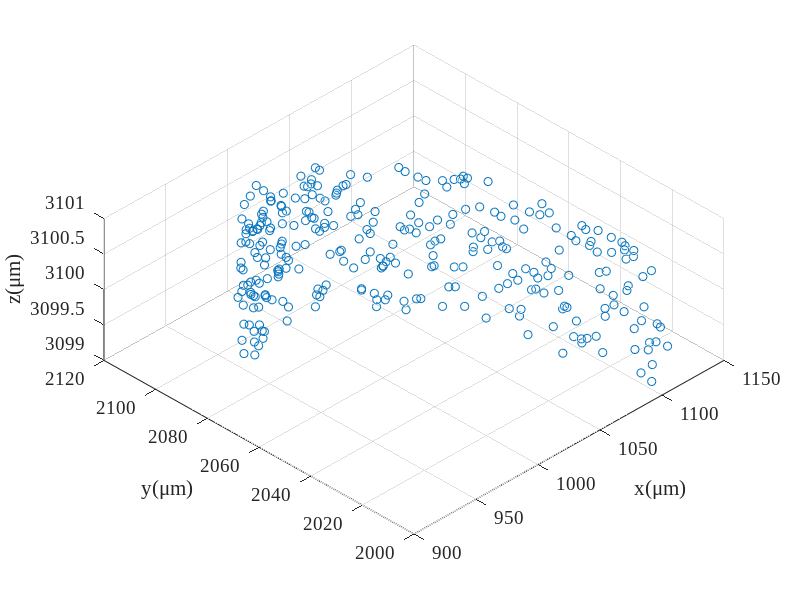

The MATLAB source for this figure: (Note: this script raises an error after producing the figure.)
% 给定刀具波纹度拟合曲线和已加工曲面拟合曲线，给定残高，求各个刀位点的切宽
% 方案：先求切宽和残高的定量关系；然后考虑如何移动各个刀位点，微调来获得所要求的残高
close all;
clear; clc;
addpath(genpath('funcs'));

% global variables
% global textFontSize textFontType unit fitMethod paramMethod;
FitMethod = 'Levenberg-Marquardt';
ParamMethod = 'centripetal';
unit = '\mum';
textFontSize = 14;
textFontType = 'Times New Roman';

%% simulation initialization
debug = 3;
switch debug
    case 2 % 2D tool profile simulation
        cx0 = 0*1000; % unit: mu m
        cy0 = 0*1000; % unit: mu m
        r0 = 0.1*1000; % unit: mu m
        noise = 0.03;
        zNoise = 0.01;
        theta = linspace(0,2*pi/3,200);
        r = r0*(1 - noise + 2*noise*rand(1,length(theta)));
        toolOri(1,:) = r.*cos(theta) + cx0;
        toolOri(2,:) = r.*sin(theta) + cy0;
        toolOri(3,:) = zeros(1,length(theta));
        rmse0 = sqrt(...
                    sum(...
                        ((toolOri(1,:) - cx0).^2 + (toolOri(2,:) - cy0).^2 - r0^2).^2) ...
                /length(theta));
        clear theta r;
    case 3 % 3D tool profile simulation
        cx0 = 1*1000; % unit:mu m
        cy0 = 2*1000; % unit:mu m
        cz0 = 3*1000; % unit:mu m
        r0 = 0.1*1000; % unit:mu m
        noise = 0.05;
        zNoise = 0.01; % unit: mu m
        theta = linspace(0,2*pi/3,300);
        r = r0*(1 - noise + 2*noise*rand(1,length(theta)));
        toolOri(1,:) = cx0 + r.*cos(theta);
        toolOri(2,:) = cy0 + r.*sin(theta);
        toolOri(3,:) = cz0 + r0*(1 - zNoise + 2*zNoise*rand(1,length(theta)));
        rmse0 = sqrt( ...
            sum((toolOri - ndgrid([cx0;cy0;cz0],1:length(theta)).^2),2) ...
            /length(theta));
        clear theta r;
    otherwise
        toolInput = inputdlg({'Tool fitting method','Tool parameterization method', ...
            'Unit','Font type in figure','Font size in figure'}, ...
            'Tool Processing Input', ...
            [1 20; 1 20; 1 20; 1 20; 1 20], ...
            {'Levenberg-Marquardt','centripetal','\mu m','Times New Roman','14'}, ...
            'WindowStyle');
        FitMethod = toolInput{1};
        ParamMethod = toolInput{2};
        unit = toolInput{3};
        textFontType = toolInput{4};
        textFontSize = str2double(toolInput{5});
        % tool measurement file loading
        [fileName,dirName] = uigetfile({ ...
            '*.mat','MAT-files(*.mat)'; ...
            '*.txt','text-files(*.txt)'; ...
            '*.*','all files(*.*)'...
            }, ...
            'Select one tool tip measurement data', ...
            'Tool\', ...
            'MultiSelect','off');
        pathName = fullfile(dirName,fileName);
        dataOri = load(pathName); % load from file, n*2 matrix
        % data pre-processing
        toolOri = dataOri;
end

f1 = figure('Name','original scatters of the tool');
scatter3(toolOri(1,:),toolOri(2,:),toolOri(3,:));
hold on; grid on;
% axis equal;
set(gca,'FontSize',textFontSize,'FontName',textFontType);
xlabel(['x(',unit,')']);
ylabel(['y(',unit,')']);
zlabel(['z(',unit,')']);
view(-45,60);
clear theta theta1 theta2;

%% 由(x,y)图获得刃口圆心半径以及波纹度函数
nCPts = size(toolOri,2);
[~,radius,includedAngle,toolFit,rmseLsc] = toolFit3D(toolOri,FitMethod);
% plot the fitting results
f2 = figure('Name','tool sharpness fitting result');
plot(toolFit(1,:),toolFit(2,:),'Color',[0,0.45,0.74]); % tool edge scatters
hold on;
xLim = 1.1*max(toolFit(1,:));
quiver(-xLim,0,2*xLim,0,'AutoScale','off','Color',[0,0,0],'MaxHeadSize',0.1); % X axis
text(0.9*xLim,-.05*radius,'x');
quiver(0,-0.2*radius,0,1.3*radius,'AutoScale','off','Color',[0,0,0],'MaxHeadSize',0.1); % Y axis
text(0.05*xLim,1.2*radius,'y');
theta = (pi/2 - includedAngle/2):0.01:(pi/2 + includedAngle/2);
xtmp = radius*cos(theta);
ytmp = radius*sin(theta);
plot(xtmp,ytmp,'Color',[0.85,0.33,0.10]); % tool edge circle
scatter(0,0,'MarkerFaceColor',[0.85,0.33,0.10],'MarkerEdgeColor',[0.85,0.33,0.10]); % tool edge center
quiver(0,0,0,0.5*radius,'AutoScale','off','Color',[0.93,0.69,0.13], ...
    'LineWidth',2.5,'MaxHeadSize',0.3); % tool edge normal
line([0,xtmp(1)],[0,ytmp(1)],'LineStyle','--','Color',[0.85,0.33,0.10]);
line([0,xtmp(end)],[0,ytmp(end)],'LineStyle','--','Color',[0.85,0.33,0.10]);
% xlim([-1.1*xLim,1.1*xLim]);
axis equal;
% set(gca,'TickLabelInterpreter','tex');
set(gca,'FontSize',textFontSize,'FontName',textFontType);
xlabel(['x(',unit,')']);
ylabel(['y(',unit,')']);
legend('','','tool edge','tool fitting arc','tool center', ...
    'tool normal vector','Location','northeast');
clear xtmp ytmp theta xLim; % 删除画图的临时变量
% Cartesian coordinate to cylindrical coordinate
toolTheta = atan2(toolFit(2,:),toolFit(1,:));
toolR = vecnorm(toolFit,2,1);
figure('name','tool curve');
tiledlayout(2,1);
nexttile;
plot(toolTheta*180/pi,toolR); hold on;
set(gca,'FontSize',textFontSize,'FontName',textFontType);
title('tool curve');
ylabel({'polar diameter',['(',unit,'m)']});
nexttile;
plot(toolTheta*180/pi,toolR - radius); hold on;
set(gca,'FontSize',textFontSize,'FontName',textFontType);
title('tool waviness');
ylabel({'polar diameter error',['(',unit,'m)']});
xlabel('central angle \theta(°)');

%% 车刀轮廓插值 two methods to interpolate
k = 3; % degree of the B-spline
u = 0:0.0002:1;
nPts = length(u);

toolFit = [zeros(1,nCPts);toolFit];
% B-spline interpolate in the polar coordinate
[toolEdgePt,toolBform] = bsplinePts_spapi(toolFit,k,u, ...
    'ParamMethod',ParamMethod,'CoordinateType','Cartesian'); 
toolCpts = toolBform.coefs;

% [toolCpts,U] = bSplineCpts(toolFit',k,'chord');
% toolDim = size(toolCpts,2);
% toolPt2 = zeros(nPts,toolDim);
% for i = 1:nPts
%     toolPt2(i,:) = bSplinePt(toolCpts,k,u(i),U);
% end
% toolPt2 = toolPt2';
% 
% plot the difference between the two
% figure('Name','Comparison between the self function and the Mathworks ons');
% tiledlayout(2,1,"TileSpacing","tight","Padding","tight");
% nexttile;
% plot(u',toolPt2(1,:) - toolPt(1,:)); hold on;
% ylabel('\Delta x');
% nexttile;
% plot(u',toolPt2(2,:) - toolPt(2,:)); hold on;
% ylabel('\Delta y');
% xlabel('u');

% plot the interpolation results
figure('Name','Tool Interpolation Results');
plot(toolFit(2,:),toolFit(3,:),'--.', ...
    'MarkerSize',8,'Color',[0,0.447,0.741]); hold on;
plot(toolCpts(2,:),toolCpts(3,:),'x','Color',[0.32,0.55,0.19],'MarkerSize',5);
plot(toolEdgePt(2,:),toolEdgePt(3,:),'Color',[0.635,0.078,0.184]);
axis equal
set(gca,'FontSize',textFontSize,'FontName',textFontType);
xlabel(['y(',unit,')']);
ylabel(['z(',unit,')']);
legend('Measured Pts','Control Pts','Fitting Pts','Location','best');

% plot the interpolation error
% figure('Name','Tool interpolation Error');

%% save the tool interpolation results
center = [0;0;0];
toolEdgeNorm = [0;0;1];
cutDirect = [1;0;0];
toolDirect = [0;1;0];
[toolFileName,toolDirName,toolFileType] = uiputfile({ ...
        '*.mat','MAT-file(*.mat)'; ...
        '*.txt','text-file(.txt)';...
        '*.*','all file(*.*)';...
        }, ...
        'Select the directory and filename to save the tool model', ...
        ['output_data/tool/toolTheo',datestr(now,'yyyymmddTHHMMSS'),'.mat']);
toolFile = fullfile(toolDirName,toolFileName);
switch toolFileType
    case 0 % no saving files
        msgfig = msgbox("No tool model saved","Warning","warn","modal");
        uiwait(msgfig);
    case 1 % *.mat
        Comments = cell2mat(inputdlg( ...
            'Enter Comment of the tool model:', ...
            'Saving Comments', ...
            [5 60], ...
            string(datestr(now))));
        save(toolFile,"Comments","unit","FitMethod","ParamMethod", ... % comments and notes
            "center","radius","includedAngle", ... % tool fitting results
            "toolEdgeNorm","toolDirect","cutDirect","toolBform", ... % tool interpolation results
            "toolEdgePt","toolFit"); % auxiliary data
        % toolEdgePt, toolCpts, toolFit are useless in the following process at present
    otherwise
        msgfig = msgbox("File type error","Error","error","modal");
        uiwait(msgfig);
end

%%
% rmpath(genpath('funcs'));
